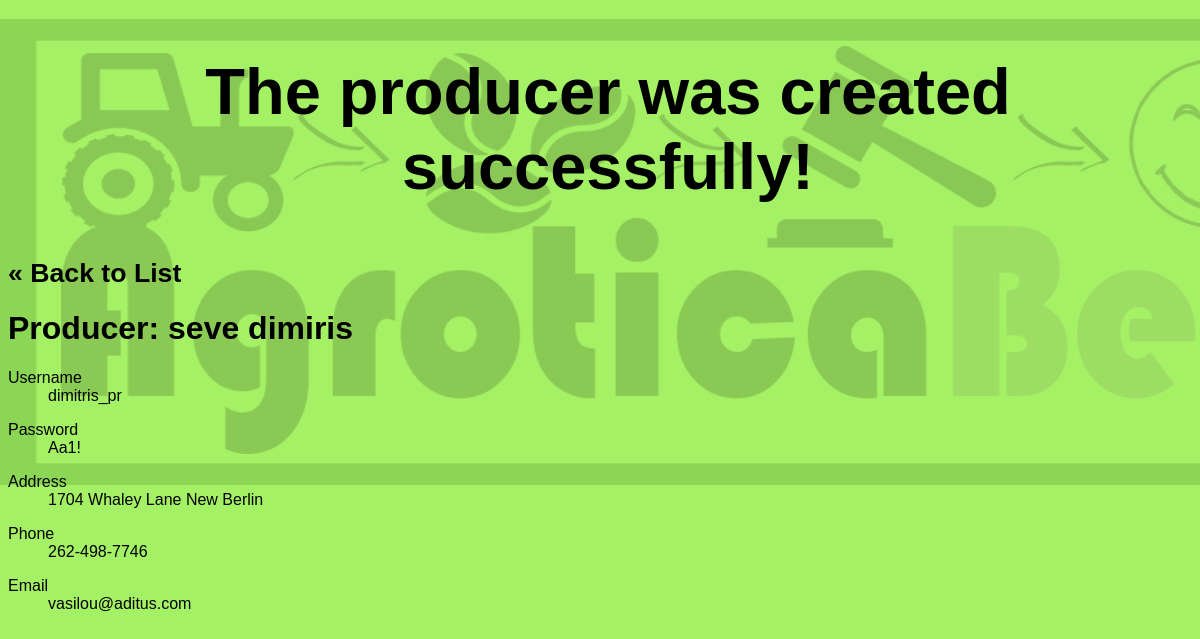
/public/producers/show.php (signed in), run on the app's committed database.
### tables this page shows
CREATE TABLE `producers` (
  `id` int(11) NOT NULL,
  `last_name` varchar(255) DEFAULT NULL,
  `first_name` varchar(255) DEFAULT NULL,
  `username` varchar(255) DEFAULT NULL,
  `password` varchar(255) DEFAULT NULL,
  `address` text,
  `phone` text,
  `email` varchar(255) DEFAULT NULL
);

### private/functions.php (called while the page is built, shortened)
<?php
function url_for($script_path) {
  return WWW_ROOT . $script_path;
}
function h($string="") {
  return htmlspecialchars($string);
}
?>

### private/database.php (called while the page is built, shortened)
<?php
  function db_escape($connection, $string) {
    return mysqli_real_escape_string($connection, $string);
  }
?>

### private/query_functions.php (called while the page is built, shortened)
<?php
  function find_producer_by_id($id) {
    global $db;
    $sql = "SELECT * FROM producers ";
    $sql .= "WHERE id='" . db_escape($db, $id) . "'";
    $result = mysqli_query($db, $sql);
    $subject = mysqli_fetch_assoc($result);
    return $subject;
  }
  ?>

### public/producers/show.php (the view, shortened to what this page needs)
<?php
$id = $_GET['id'] ?? '1';
$producer = find_producer_by_id($id);
?>
<!DOCTYPE html>
<html>
<body background="<?php echo url_for('/images/eksofylo2.jpg'); ?>">
<head>
	<link rel="stylesheet" type="text/css" href="<?php echo url_for('/stylesheets/main.css'); ?>" />
</head>
<h2>The producer was created successfully!</h2>
<div id="content">
  <a class="back-link" href="<?php echo url_for('/home.php'); ?>">&laquo; Back to List</a>
  <div class="producer show">
    <h1>Producer: <?php echo h($producer['last_name']) . " " . h($producer['first_name']); ?></h1>
    <div class="attributes">
      <dl>
        <dt>Username</dt>
        <dd><?php echo h($producer['username']); ?></dd>
      </dl>
      <dl>
        <dt>Password</dt>
        <dd><?php echo h($producer['password']); ?></dd>
      </dl>
      <dl>
        <dt>Address</dt>
        <dd><?php echo h($producer['address']); ?></dd>
      </dl>
      <dl>
        <dt>Phone</dt>
        <dd><?php echo h($producer['phone']); ?></dd>
      </dl>
      <dl>
        <dt>Email</dt>
        <dd><?php echo h($producer['email']); ?></dd>
      </dl>
    </div>
  </div>
</div>

### public/stylesheets/main.css (style rules this page uses)
body { font-family:Arial,Helvetica,sans-serif; background-repeat:no-repeat; }
body { font-family: Arial, Helvetica, sans-serif; background-repeat: no-repeat; width: 100% }
* { box-sizing: border-box }
h2 { text-align: center; font-size: 65px; }
a { text-decoration: none; color: black; font-size: 12pt; }
#content a { font-size: 20pt; font-weight: bold; }

### data on the page
producers: last_name "seve", first_name "dimiris", username "dimitris_pr", password "Aa1!", address "1704 Whaley Lane New Berlin", phone "262-498-7746", email "vasilou@aditus.com"
